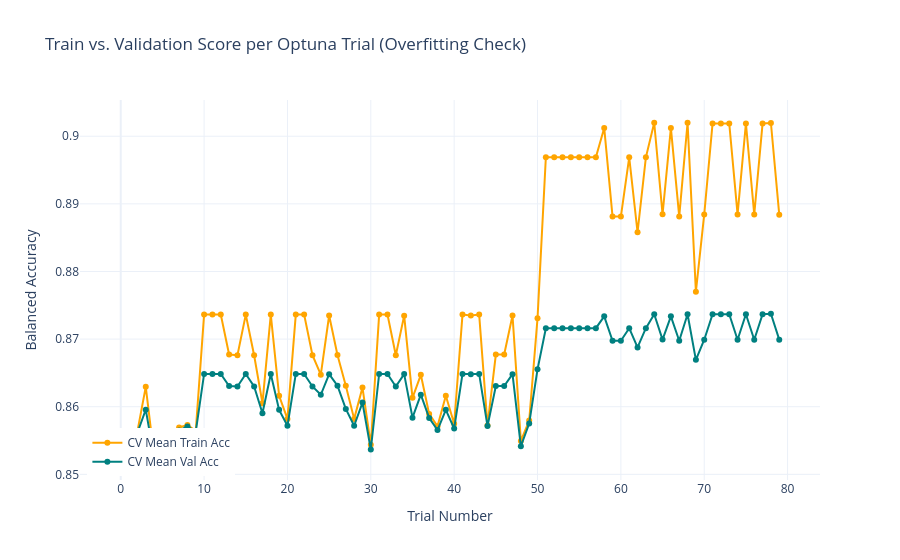

Here is the notebook cell this chart was saved with:
### Code cell
import plotly.graph_objects as go

import plotly.io as pio

# Force Plotly to render natively inside VS Code
pio.renderers.default = "vscode"
experiment_path = f"/Users/{user_email}/Kaggle_s6e7_Comp"
experiment = mlflow.get_experiment_by_name(experiment_path)

if experiment is None:
    raise ValueError(f"Could not find experiment at {experiment_path}")

# 2. Search for all runs inside this experiment
runs_df = mlflow.search_runs(experiment_ids=[experiment.experiment_id])

# 3. Filter down to child trial runs only
child_runs = runs_df[runs_df['tags.mlflow.parentRunId'].notna()].copy()

# Extract numeric trial number from run name (e.g. "Trial_5" -> 5)
child_runs['trial_number'] = child_runs['tags.mlflow.runName'].str.replace('Trial_', '').astype(int)

# Sort chronologically by trial number
child_runs = child_runs.sort_values('trial_number')

# 4. Create the Overfitting Line Plot
fig = go.Figure()

# Add Training Score Line
fig.add_trace(go.Scatter(
    x=child_runs['trial_number'], 
    y=child_runs['metrics.cv_mean_train_acc'],
    mode='lines+markers',
    name='CV Mean Train Acc',
    line=dict(color='orange', width=2)
))

# Add Validation Score Line
fig.add_trace(go.Scatter(
    x=child_runs['trial_number'], 
    y=child_runs['metrics.cv_mean_val_acc'],
    mode='lines+markers',
    name='CV Mean Val Acc',
    line=dict(color='teal', width=2)
))

fig.update_layout(
    title='Train vs. Validation Score per Optuna Trial (Overfitting Check)',
    xaxis_title='Trial Number',
    yaxis_title='Balanced Accuracy',
    hovermode='x unified',
    template='plotly_white',
    legend=dict(x=0.01, y=0.01)
)

fig.show()

### Figure 1 — Plotly figure (JSON) as saved in the notebook; plotly's stock layout.template omitted (floating-point values rounded to 4 significant figures)
{"data": [{"line": {"color": "orange", "width": 2}, "mode": "lines+markers", "name": "CV Mean Train Acc", "type": "scatter", "x": [0, 1, 2, 3, 4, 5, 6, 7, 8, 9, 10, 11, 12, 13, 14, 15, 16, 17, 18, 19, 20, 21, 22, 23, 24, 25, 26, 27, 28, 29, 30, 31, 32, 33, 34, 35, 36, 37, 38, 39, 40, 41, 42, 43, 44, 45, 46, 47, 48, 49, 50, 51, 52, 53, 54, 55, 56, 57, 58, 59, 60, 61, 62, 63, 64, 65, 66, 67, 68, 69, 70, 71, 72, 73, 74, 75, 76, 77, 78, 79], "y": [0.8562, 0.8563, 0.8564, 0.8629, 0.8527, 0.8563, 0.8534, 0.8569, 0.8573, 0.8565, 0.8736, 0.8736, 0.8736, 0.8677, 0.8676, 0.8736, 0.8676, 0.8605, 0.8736, 0.8616, 0.8582, 0.8736, 0.8736, 0.8676, 0.8647, 0.8735, 0.8677, 0.8631, 0.8582, 0.8628, 0.8544, 0.8736, 0.8736, 0.8676, 0.8735, 0.8613, 0.8647, 0.8589, 0.8571, 0.8616, 0.8575, 0.8736, 0.8735, 0.8736, 0.8572, 0.8677, 0.8677, 0.8735, 0.8549, 0.858, 0.8731, 0.8969, 0.8969, 0.8969, 0.8969, 0.8969, 0.8969, 0.8969, 0.9012, 0.8881, 0.8881, 0.8969, 0.8858, 0.8969, 0.902, 0.8885, 0.9012, 0.8881, 0.902, 0.877, 0.8884, 0.9019, 0.9019, 0.9019, 0.8884, 0.9019, 0.8884, 0.9019, 0.902, 0.8884]}, {"line": {"color": "teal", "width": 2}, "mode": "lines+markers", "name": "CV Mean Val Acc", "type": "scatter", "x": [0, 1, 2, 3, 4, 5, 6, 7, 8, 9, 10, 11, 12, 13, 14, 15, 16, 17, 18, 19, 20, 21, 22, 23, 24, 25, 26, 27, 28, 29, 30, 31, 32, 33, 34, 35, 36, 37, 38, 39, 40, 41, 42, 43, 44, 45, 46, 47, 48, 49, 50, 51, 52, 53, 54, 55, 56, 57, 58, 59, 60, 61, 62, 63, 64, 65, 66, 67, 68, 69, 70, 71, 72, 73, 74, 75, 76, 77, 78, 79], "y": [0.8559, 0.856, 0.8562, 0.8596, 0.8525, 0.856, 0.8531, 0.8565, 0.8571, 0.8563, 0.8648, 0.8648, 0.8648, 0.8631, 0.863, 0.8648, 0.863, 0.859, 0.8648, 0.8595, 0.8572, 0.8648, 0.8648, 0.863, 0.8618, 0.8648, 0.8631, 0.8597, 0.8572, 0.8606, 0.8537, 0.8648, 0.8648, 0.863, 0.8648, 0.8584, 0.8618, 0.8583, 0.8566, 0.8595, 0.8568, 0.8648, 0.8648, 0.8648, 0.8571, 0.8631, 0.8631, 0.8648, 0.8542, 0.8575, 0.8655, 0.8716, 0.8716, 0.8716, 0.8716, 0.8716, 0.8716, 0.8716, 0.8734, 0.8698, 0.8698, 0.8716, 0.8688, 0.8716, 0.8737, 0.8699, 0.8734, 0.8698, 0.8737, 0.8669, 0.8699, 0.8737, 0.8737, 0.8737, 0.8699, 0.8737, 0.8699, 0.8737, 0.8738, 0.8699]}], "layout": {"hovermode": "x unified", "legend": {"x": 0.01, "y": 0.01}, "title": {"text": "Train vs. Validation Score per Optuna Trial (Overfitting Check)"}, "xaxis": {"title": {"text": "Trial Number"}}, "yaxis": {"title": {"text": "Balanced Accuracy"}}}}
